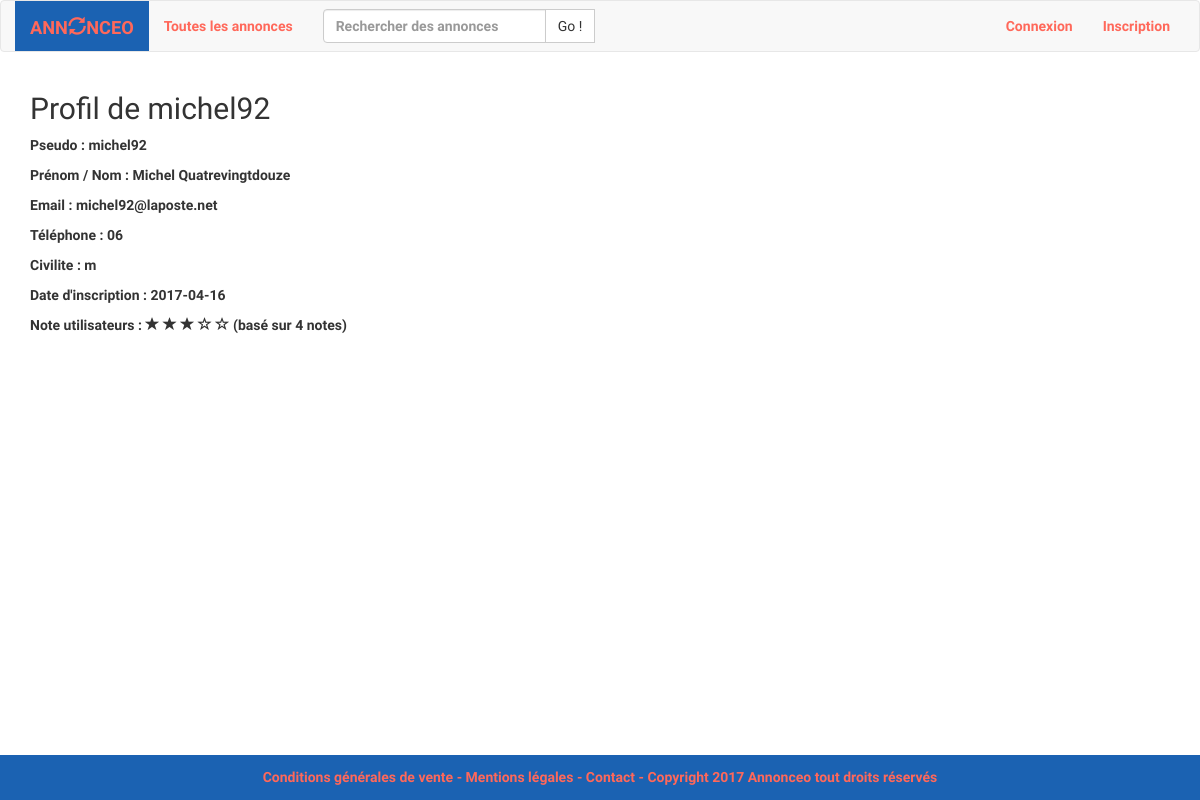
The page /profil.php?id=1 on the database its author committed.
### tables this page shows
CREATE TABLE `membre` (
  `id_membre` int(11) NOT NULL AUTO_INCREMENT,
  `pseudo` varchar(255) NOT NULL,
  `mdp` varchar(255) NOT NULL,
  `nom` varchar(255) NOT NULL,
  `prenom` varchar(255) NOT NULL,
  `telephone` varchar(255) NOT NULL,
  `email` varchar(255) NOT NULL,
  `civilite` enum('m','f') NOT NULL,
  `statut` int(11) NOT NULL,
  `date_enregistrement` date NOT NULL,
  PRIMARY KEY (`id_membre`)
);

### model/membres.php (called while the page is built, shortened)
<?php
function getMembre ($idMembre) {
  global $pdo;
  $query = 'SELECT membre.*, AVG(note.note) AS note, COUNT(note.membre_id2) AS nb_notes FROM membre
        LEFT JOIN note ON note.membre_id2 = membre.id_membre
        WHERE id_membre = ' . $idMembre . '
        GROUP BY membre.id_membre';
	$stmt = $pdo->query($query);
  return $stmt->fetch();
}

### templates/membres.php (the view, shortened to what this page needs)
  <?php
function viewMembreProfil ($membre) {
  ?>
    <p>
      <b>Pseudo :</b> <?= $membre['pseudo'] ?>
    </p>
    <p>
      <b>Prénom / Nom  :</b> <?= $membre['prenom'] ?> <?= $membre['nom'] ?>
    </p>
    <p>
      <b>Email :</b> <?= $membre['email'] ?>
    </p>
    <p>
      <b>Téléphone :</b> <?= $membre['telephone'] ?>
    </p>
    <p>
      <b>Civilite :</b> <?= $membre['civilite'] ?>
    </p>
    <p>
      <b>Date d'inscription :</b> <?= $membre['date_enregistrement'] ?>
    </p>
    <p>
      <b>Note utilisateurs :</b> <?= viewStars($membre['note']) ?> (basé sur <?= isset($membre['nb_notes']) ? $membre['nb_notes'] : 0 ?> notes)
    </p>
  <?php
}

### profil.php (shortened to what this page needs)
<?php
  include ('./util/init.php');
  if (!isset($_REQUEST['id'])) {
    redirectUnauthorizedUsers('logged_user_only');
    $id_membre = $currentUser['id_membre'];
  } else {
    $id_membre = $_REQUEST['id'];
  }
  $membre = getMembre($id_membre);
  if (isIdCurrentUser($id_membre)) {
    $titre = 'Mon profil';
  } else {
    $titre = 'Profil de ' . $membre['pseudo'];
  }
  ?>
  <h2><?= $titre ?></h2>
  <?php
  viewMembreProfil($membre);
    ?>

### styles/index.css (style rules this page uses)
body { font-family: 'Muli', sans-serif; font-weight: 600; }

### rows shown on the page
membre: pseudo "Profil de michel92", pseudo "michel92", prenom "Michel", nom "Quatrevingtdouze", email "michel92@laposte.net", telephone "06", civilite "m", date_enregistrement "2017-04-16"

### other values the page prints
$membre['nb_notes'] "4"
